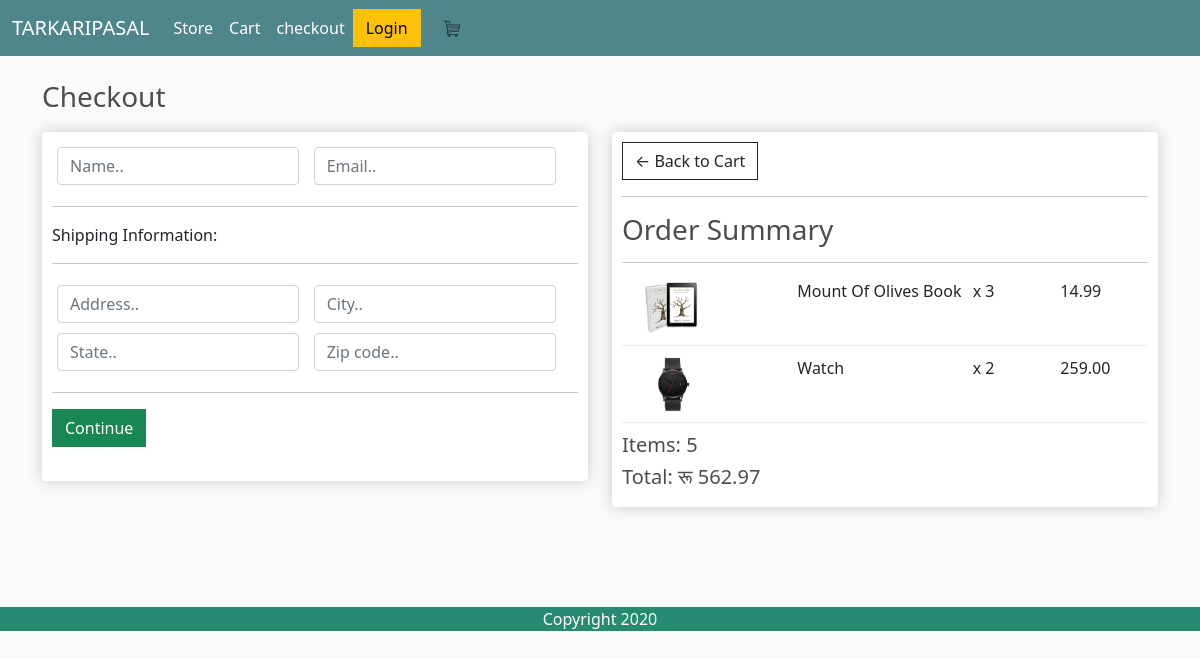
/checkout/ (signed in), run on an earlier commit of the app's database.
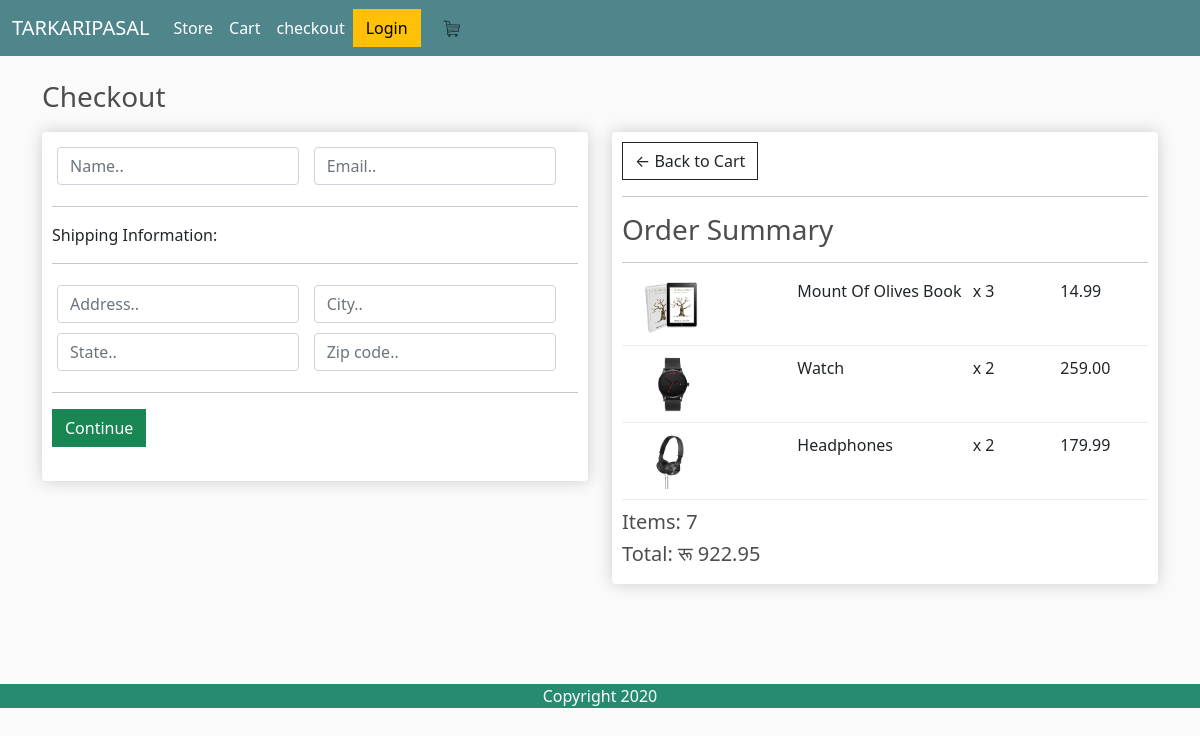
And on a later commit of the database.
### store/models.py (models this page shows, shortened)
class OrderItem(models.Model):
  product = models.ForeignKey(Product, on_delete=models.SET_NULL, null=True)
  order = models.ForeignKey(Order, on_delete=models.SET_NULL, null=True)
  quantity = models.IntegerField(default=0, null=True, blank=True)
  date_added = models.DateTimeField(auto_now_add=True)
  @property
  def get_total(self):
    total = self.product.price * self.quantity
    return total

class Product(models.Model):
  name = models.CharField(max_length=200, null=True)
  price = models.FloatField()
  digital = models.BooleanField(default=False, null=True, blank=False)
  image = models.ImageField(null=True, blank=True)
  @property
  def imageURL(self):
    try:
      url = self.image.url
    except:
      url = ''
    return url

class Order(models.Model):
  customer = models.ForeignKey(Customer, on_delete=models.SET_NULL, blank=True, null=True)
  date_ordered = models.DateTimeField(auto_now_add=True)
  complete = models.BooleanField(default=False, null=True, blank=False)
  transaction_id = models.CharField(max_length=200, null=True)
  @property
  def get_cart_total(self):
    orderitems = self.orderitem_set.all()
    total = sum([item.get_total for item in orderitems])
    return total
  @property
  def get_cart_items(self):
    orderitems = self.orderitem_set.all()
    total = sum([item.quantity for item in orderitems])
    return total

### store/views.py (the view)
# urls.py: path('checkout/', views.checkout, name="checkout")
def checkout(request):
  if request.user.is_authenticated:
    customer = request.user.customer
    order, created = Order.objects.get_or_create(customer=customer, complete=False)
    items = order.orderitem_set.all()
  else:
    items = []
    order = {'get_cart_total':0, 'get_cart_items':0}
  context = {'items':items, 'order':order}
  return render(request, 'store/checkout.html', context)

### store/templates/store/checkout.html (shortened to what this page needs)
{% extends 'store/main.html' %}
{% load static %}
{% block content %}
<h3>Checkout</h3>
<div class="row">
	<div class="col-lg-6">
		<div class="box-element" id="form-wrapper">
      <form id="form">
        <div id="user-info">
          <div class="form-field">
            <input required class="form-control" type="text" name="name" placeholder="Name..">
          </div>
          <div class="form-field">
            <input required class="form-control" type="email" name="email" placeholder="Email..">
          </div>
        </div>
        <div id="shipping-info">
          <hr>
          <p>Shipping Information:</p>
          <hr>
          <div class="form-field">
            <input class="form-control" type="text" name="address" placeholder="Address..">
          </div>
          <div class="form-field">
            <input class="form-control" type="text" name="city" placeholder="City..">
          </div>
          <div class="form-field">
            <input class="form-control" type="text" name="state" placeholder="State..">
          </div>
          <div class="form-field">
            <input class="form-control" type="text" name="zipcode" placeholder="Zip code..">
          </div>
        </div>
        <hr>
        <input id="form-button" class="btn btn-success btn-block" type="submit" value="Continue">
      </form>
      <br>
		</div>
  </div>
  <div class="col-lg-6">
    <div class="box-element">
      <a class="btn btn-outline-dark" href="{% url 'cart' %}">&#x2190; Back to Cart</a>
      <hr>
      <h3>Order Summary</h3>
      <hr>
      {% for item in items %}
      <div class="cart-row">
        <div style="flex:2"><img class="row-image" src="{{item.product.imageURL}}"></div>
        <div style="flex:2"><p>{{item.product.name}}</p></div>
        <div style="flex:1"><p>x {{item.quantity}}</p></div>
        <div style="flex:1"><p>{{item.product.price|floatformat:2}}</p></div>
      </div>
      {% endfor %}
      <h5>Items: {{order.get_cart_items}} </h5>
      <h5>Total:  रू {{order.get_cart_total|floatformat:2}} </h5>
    </div>
  </div>
  </div>
{% endblock content %}

What changed in the data, as far as the page shows it:
added OrderItem: product.imageURL (picture), product.name "Headphones", quantity "2", product.price "179.99"
computed for Order: get_cart_items "5" → "7"; get_cart_total "562.97" → "922.95"
